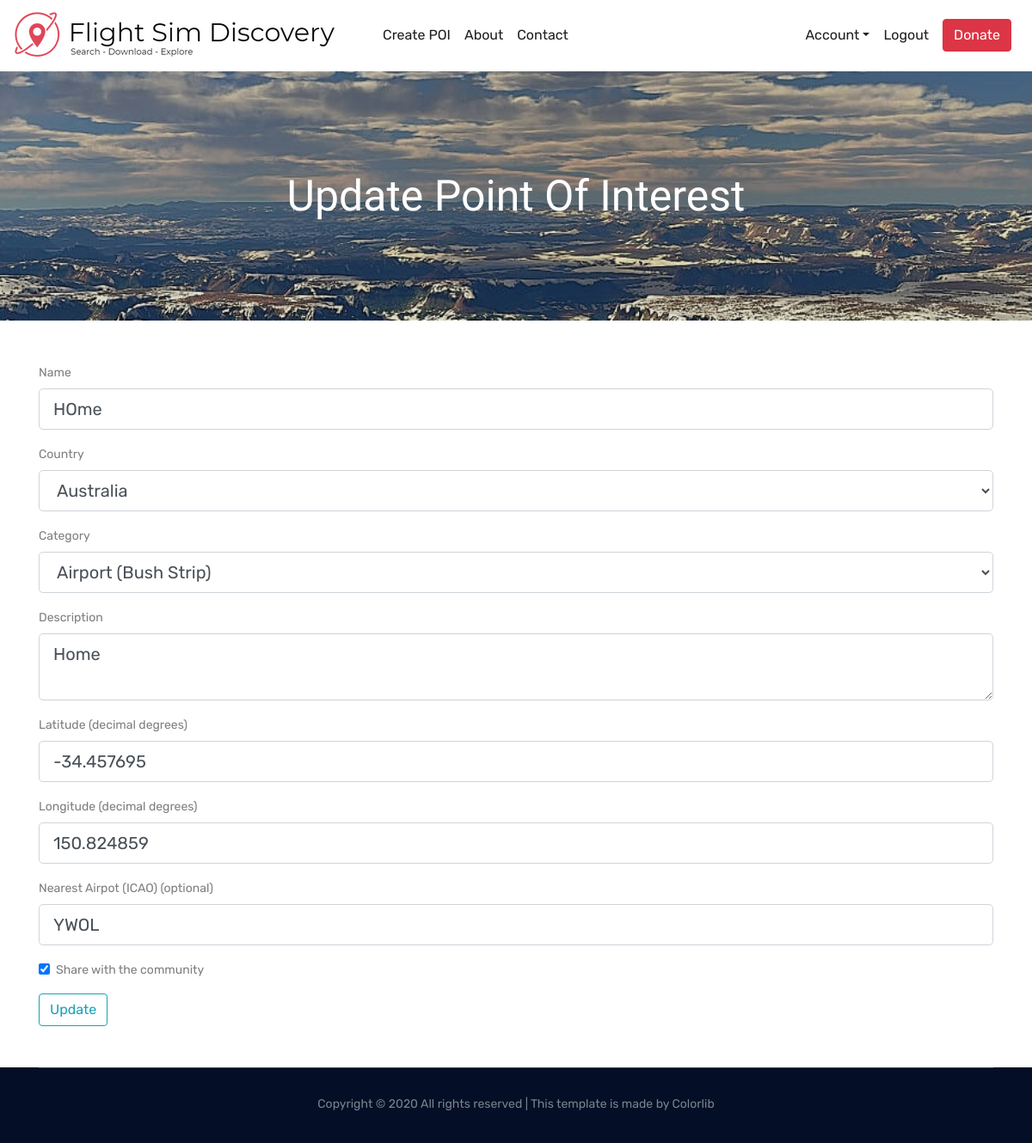
Page /poi/872/update (signed in) on the committed database.
### flightsimdiscovery/models.py (models this page shows, shortened)
class Pois(db.Model):
    id = db.Column(db.Integer, primary_key=True)
    user_id = db.Column(db.Integer, db.ForeignKey('user.id'), nullable=False)
    name = db.Column(db.String(50), unique=True, nullable=False)
    latitude = db.Column(db.FLOAT, unique=False, nullable=False)
    longitude = db.Column(db.FLOAT, unique=False, nullable=False)
    region = db.Column(db.String(20), unique=False, nullable=False)
    country = db.Column(db.String(60), unique=False, nullable=False)
    category = db.Column(db.String(20), unique=False, nullable=False)
    description = db.Column(db.Text, nullable=True)
    nearest_icao_code = db.Column(db.String(4), nullable=True)
    date_posted = db.Column(db.DateTime, nullable=False, default=datetime.utcnow)
    share = db.Column(db.Boolean(), nullable=False, default=True)
    flag = db.Column(db.Boolean(), nullable=False, default=False)

### flightsimdiscovery/pois/routes.py (the view)
@pois.route("/poi/<int:poi_id>/update", methods=['GET', 'POST'])
@login_required
def update_poi(poi_id):
    poi = Pois.query.get_or_404(poi_id)
    print('current poi ID is ', poi.id)
    print(current_user.username)
    if (current_user.username != 'admin') and (poi.user_id != current_user.id):
        abort(403)
    form = PoiUpdateForm()
    if form.validate_on_submit():
        poi.user_id = current_user.id
        poi.name = form.name.data
        poi.latitude = float(form.latitude.data)
        poi.longitude = float(form.longitude.data)
        poi.region = get_country_region(form.country.data)
        poi.country = form.country.data
        poi.category = form.category.data
        poi.description = form.description.data
        poi.nearest_icao_code = form.nearest_airport.data
        poi.share = form.share.data
        db.session.commit()
        flash('Your point of interest has been updated!', 'success')
        return redirect(url_for('main.home'))
    elif request.method == 'GET':
        form.name.data = poi.name
        form.latitude.data = poi.latitude
        form.longitude.data = poi.longitude
        form.country.data = poi.country
        form.description.data = poi.description
        form.nearest_airport.data = poi.nearest_icao_code
        form.share.data = poi.share
    return render_template('update_poi.html', form=form)

### flightsimdiscovery/pois/forms.py (shortened to what this page needs)
class PoiUpdateForm(FlaskForm):
    name = StringField('Name', validators=[DataRequired()])
    country = SelectField('Country', choices=get_country_list(), validators=[DataRequired()])
    category = SelectField('Category', choices=get_category_list(), validators=[DataRequired()])
    description = TextAreaField('Description', validators=[DataRequired()])
    latitude = StringField('Latitude (decimal degrees) ', validators=[DataRequired(), Length(min=2, max=18)])
    longitude = StringField('Longitude (decimal degrees)', validators=[DataRequired(), Length(min=2, max=18)])
    nearest_airport = StringField('Nearest Airpot (ICAO) (optional)', validators=[Length(min=0, max=4)])
    share = BooleanField('Share with the community')
    submit = SubmitField('Update')

### flightsimdiscovery/models.py (called while the page is built)
@login_manager.user_loader
def load_user(user_id):
    return User.query.get(int(user_id))

### flightsimdiscovery/templates/update_poi.html (shortened to what this page needs)
{% extends "base.html" %}
{% block content %}
<div class="bradcam_area update_poi_bg">
    <div class="container">
        <div class="row">
            <div class="col-xl-12">
                <div class="bradcam_text text-center">
                    <h3>Update Point of Interest</h3>
                </div>
            </div>
        </div>
    </div>
</div>
<div class="container">
    <div class="form_mew_poi">
        <form method="POST" action="" enctype="multipart/form-data">
            <fieldset class="form-group mt-5">
                <div class="form-group">
                    {{ form.name.label(class="form-control-label") }}
                    {% if form.name.errors %}
                    {{ form.name(class="form-control form-control-lg is-invalid") }}
                    <div class="invalid-feedback">
                        {% for error in form.name.errors %}
                        <span>{{ error }}</span>
                        {% endfor %}
                    </div>
                    {% else %}
                    {{ form.name(class="form-control form-control-lg") }}
                    {% endif %}
                </div>
                <div class="form-group">
                    {{ form.country.label(class="form-control-label") }}
                    {% if form.country.errors %}
                    {{ form.country(class="form-control form-control-lg is-invalid") }}
                    <div class="invalid-feedback">
                        {% for error in form.country.errors %}
                        <span>{{ error }}</span>
                        {% endfor %}
                    </div>
                    {% else %}
                    {{ form.country(class="form-control form-control-lg") }}
                    {% endif %}
                </div>
                <div class="form-group">
                    {{ form.category.label(class="form-control-label") }}
                    {% if form.category.errors %}
                    {{ form.category(class="form-control form-control-lg is-invalid") }}
                    <div class="invalid-feedback">
                        {% for error in form.category.errors %}
                        <span>{{ error }}</span>
                        {% endfor %}
                    </div>
                    {% else %}
                    {{ form.category(class="form-control form-control-lg") }}
                    {% endif %}
                </div>
                <div class="form-group">
                    {{ form.description.label(class="form-control-label") }}
                    {% if form.description.errors %}
                    {{ form.description(class="form-control form-control-lg is-invalid") }}
                    <div class="invalid-feedback">
                        {% for error in form.description.errors %}
                        <span>{{ error }}</span>
                        {% endfor %}
                    </div>
                    {% else %}
                    {{ form.description(class="form-control form-control-lg") }}
                    {% endif %}
                </div>
                <div class="form-group">
                    {{ form.latitude.label(class="form-control-label") }}
                    {% if form.latitude.errors %}
                    {{ form.latitude(class="form-control form-control-lg is-invalid") }}
                    <div class="invalid-feedback">
                        {% for error in form.latitude.errors %}
                        <span>{{ error }}</span>
                        {% endfor %}
                    </div>
                    {% else %}
                    {{ form.latitude(class="form-control form-control-lg") }}
                    {% endif %}
                </div>
                <div class="form-group">
                    {{ form.longitude.label(class="form-control-label") }}
                    {% if form.longitude.errors %}
                    {{ form.longitude(class="form-control form-control-lg is-invalid") }}
                    <div class="invalid-feedback">
                        {% for error in form.longitude.errors %}
                        <span>{{ error }}</span>
                        {% endfor %}
                    </div>
                    {% else %}
                    {{ form.longitude(class="form-control form-control-lg") }}
                    {% endif %}
                </div>
                <div class="form-group">
                    {{ form.nearest_airport.label(class="form-control-label") }}
                    {% if form.nearest_airport.errors %}
                    {{ form.nearest_airport(class="form-control form-control-lg is-invalid") }}
                    <div class="invalid-feedback">
                        {% for error in form.nearest_airport.errors %}
                        <span>{{ error }}</span>
                        {% endfor %}
                    </div>
                    {% else %}
                    {{ form.nearest_airport(class="form-control form-control-lg") }}
                    {% endif %}
                </div>
                <div class="form-check">
                    {{ form.share(class="form-check-input") }}
                    {{ form.share.label(class="form-check-label") }}
                </div>
            </fieldset>
            <div class="form-group mb-5">
                {{ form.submit(class="btn btn-outline-info") }}
            </div>
        </form>
    </div>
</div>
{% endblock content %}

### rows in the picture
Pois: name "HOme", country "Australia", category "Airport (Bush Strip)", description "Home", latitude "-34.457695", longitude "150.824859", share "☑"
